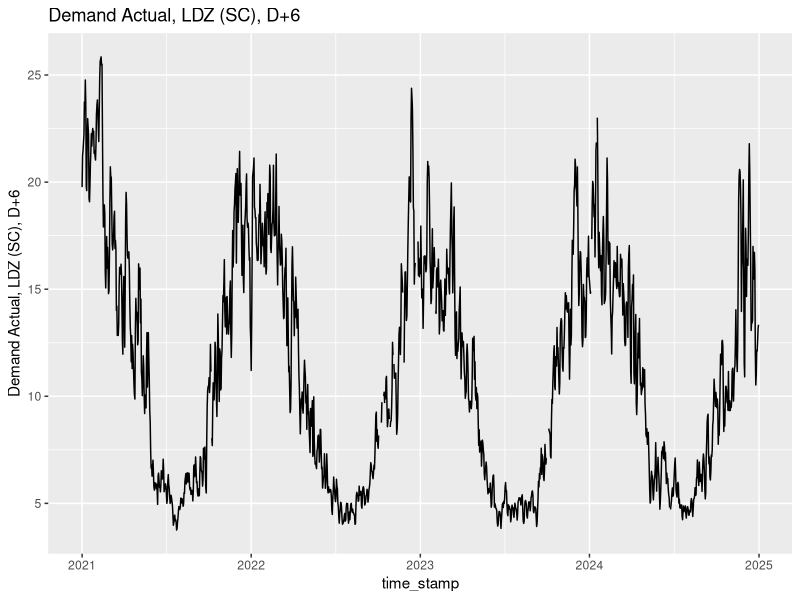

This figure's R source:
## ---- chunk 1
library(tidyverse)
## ---- chunk 2
gas_demand <-
  read.csv('Scotland_Gas_Demand_and_CWV_01-01-2021_31-12-2024.csv') %>%
  mutate(across(c('Applicable.At', 'Applicable.For', 'Generated.Time'),
                function(x) as.Date(x, format = '%d/%m/%Y')),
         time_stamp = Applicable.For) %>%
  filter(Quality.Indicator == '') %>%
  pivot_wider(id_cols = time_stamp, names_from = Data.Item, values_from = Value)
## ---- chunk 3
ggplot(gas_demand,
       aes(x = time_stamp, y = .data[['Demand Actual, LDZ (SC), D+6']])) +
  geom_line() +
  ggtitle('Demand Actual, LDZ (SC), D+6')
